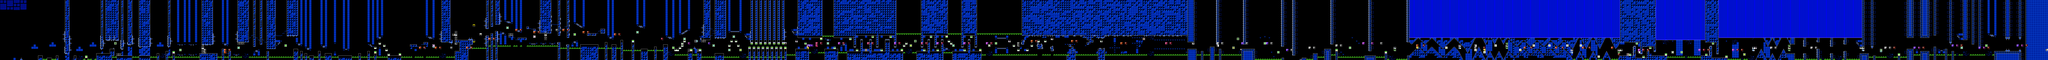

A level layout from a 2D game, rendered from its tile map. Below: a short description, then the map file with tile-grid data replaced by summaries:
An orthogonal 914x27 tile map with 16x16 px tiles, 2 tile layers (SP, ...), 3 tilesets, 2 image layers.

<map version="1.10" tiledversion="1.11.2" orientation="orthogonal" renderorder="right-down" width="914" height="27" tilewidth="16" tileheight="16" infinite="0" nextlayerid="5" nextobjectid="1">
 <editorsettings>
  <chunksize width="16" height="27" />
  <export target="fingerdash.csv" format="csv" />
 </editorsettings>
 <tileset firstgid="1" name="famidash" tilewidth="16" tileheight="16" tilecount="256" columns="16">
  <image source="../../../GRAPHICS/famidash.bmp" width="256" height="256" />
 </tileset>
 <tileset firstgid="257" name="sprites" tilewidth="16" tileheight="16" tilecount="256" columns="16">
  <image source="../../../GRAPHICS/sprites.png" width="256" height="256" />
 </tileset>
 <tileset firstgid="513" name="sprites" tilewidth="16" tileheight="16" tilecount="256" columns="16">
  <image source="../../../GRAPHICS/sprites.png" width="256" height="256" />
 </tileset>
 <imagelayer id="3" name="Image Layer 1" parallaxx="0.9" parallaxy="0.9" repeatx="1" repeaty="1">
  <image source="../../../GRAPHICS/Old/parallax Blue.bmp" width="144" height="72" />
 </imagelayer>
 <imagelayer id="4" name="Image Layer 2" offsetx="0" offsety="432" repeatx="1">
  <image source="../../../GRAPHICS/ground.bmp" width="64" height="128" />
 </imagelayer>
 <layer id="1" width="914" height="27">
  <data>[24678 cells, 14029 non-empty, 113 distinct tile ids]</data>
 </layer>
 <layer id="2" name="SP" width="914" height="27">
  <data>[24678 cells, 298 non-empty, 60 distinct tile ids]</data>
 </layer>
</map>
